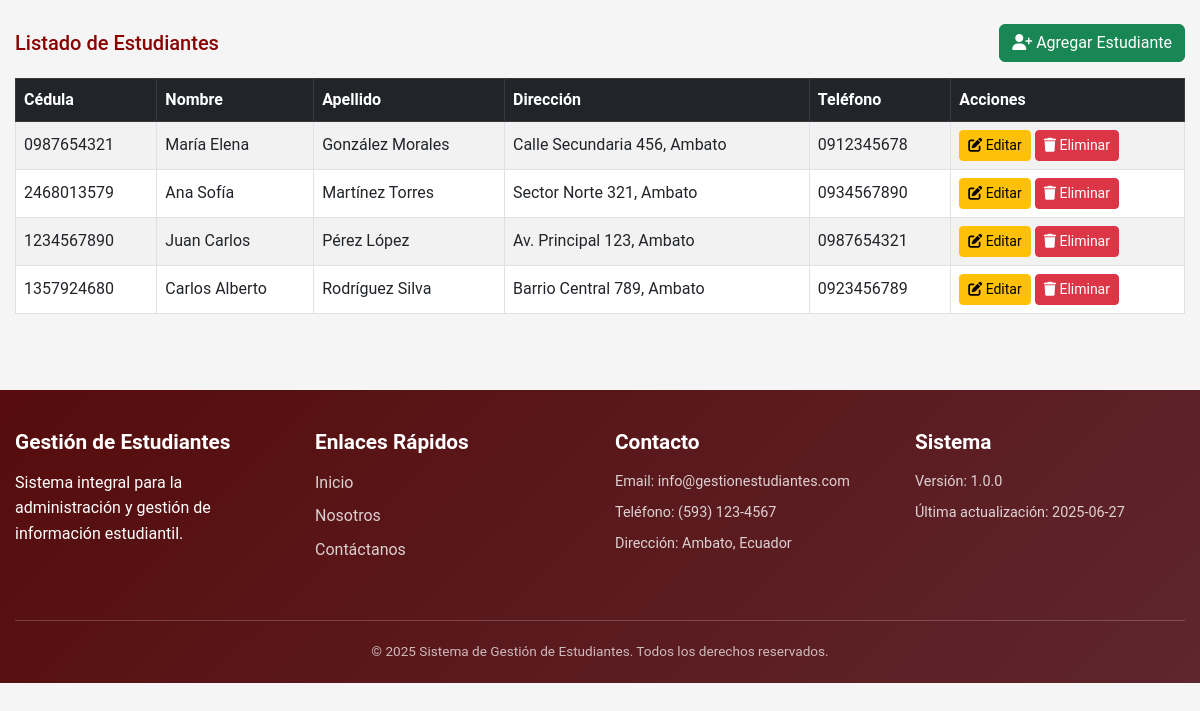
The app's page /students/student.php with its own data.
### tables this page shows
CREATE TABLE estudiantes (
    cedula VARCHAR(10) PRIMARY KEY,
    nombre VARCHAR(100) NOT NULL,
    apellido VARCHAR(100) NOT NULL,
    direccion TEXT,
    telefono VARCHAR(20),
    usuario_creador_id INT NOT NULL,
    fecha_creacion TIMESTAMP DEFAULT CURRENT_TIMESTAMP,
    fecha_actualizacion TIMESTAMP NULL ON UPDATE CURRENT_TIMESTAMP,
    FOREIGN KEY (usuario_creador_id) REFERENCES usuarios(id)
);

### students/student.php (the view, shortened to what this page needs)
<?php
function mostrarTablaEstudiantes()
{
    try {
        $pdo = getConnection();
        $stmt = $pdo->query('SELECT cedula, nombre, apellido, direccion, telefono FROM estudiantes ORDER BY apellido, nombre');
        $estudiantes = $stmt->fetchAll();
    } catch (Exception $e) {
        echo '<div class="alert alert-danger">Error al obtener estudiantes: ' . htmlspecialchars($e->getMessage()) . '</div>';
        return;
    }
    echo '<div class="d-flex justify-content-between align-items-center mb-3">';
    echo '<h5 class="mb-0">Listado de Estudiantes</h5>';
    echo '<a href="create.php" class="btn btn-success"><i class="fas fa-user-plus"></i> Agregar Estudiante</a>';
    echo '</div>';
    echo '<div class="table-responsive">';
    echo '<table class="table table-striped table-bordered align-middle">';
    echo '<thead class="table-dark"><tr>';
    echo '<th>Cédula</th><th>Nombre</th><th>Apellido</th><th>Dirección</th><th>Teléfono</th><th>Acciones</th>';
    echo '</tr></thead><tbody>';
    if (empty($estudiantes)) {
        echo '<tr><td colspan="6" class="text-center">No hay estudiantes registrados.</td></tr>';
    } else {
        foreach ($estudiantes as $est) {
            $cedula = htmlspecialchars($est['cedula']);
            echo '<tr>';
            echo '<td>' . $cedula . '</td>';
            echo '<td>' . htmlspecialchars($est['nombre']) . '</td>';
            echo '<td>' . htmlspecialchars($est['apellido']) . '</td>';
            echo '<td>' . htmlspecialchars($est['direccion']) . '</td>';
            echo '<td>' . htmlspecialchars($est['telefono']) . '</td>';
            echo '<td>';
            echo '<a href="edit.php?cedula=' . $cedula . '" class="btn btn-sm btn-warning me-1"><i class="fas fa-edit"></i> Editar</a>';
            echo '<a href="delete.php?cedula=' . $cedula . '" class="btn btn-sm btn-danger" onclick="return confirm(\'¿Seguro que deseas eliminar este estudiante?\');"><i class="fas fa-trash"></i> Eliminar</a>';
            echo '</td>';
            echo '</tr>';
        }
    }
    echo '</tbody></table></div>';
}
include_once __DIR__ . '/../includes/header.php';
echo '<div class="container mt-4">';
mostrarTablaEstudiantes();
echo '</div>';
include_once __DIR__ . '/../includes/footer.php';

### assets/css/uta-theme.css (style rules this page uses)
:root { --uta-primary: #8B0000; --uta-secondary: #4A0404; --uta-accent: #D4AF37; --uta-light: #F5F5F5; --uta-dark: #2C2C2C; }
body { margin: 0; padding: 0; font-family: 'Segoe UI', Tahoma, Geneva, Verdana, sans-serif; background-color: var(--uta-light, #f5f5f5); }
.container { max-width: 1200px; margin: 0 auto; padding: 0 15px; }
* { box-sizing: border-box; }
a { text-decoration: none; color: inherit; transition: all 0.3s ease; }

### assets/css/header-style.css (style rules this page uses)
body { font-family: 'Roboto', sans-serif; line-height: 1.6; }
h1, h2, h3, h4, h5, h6 { color: var(--uta-primary); margin-bottom: 1rem; }

### assets/css/navbar-style.css (style rules this page uses)
body { margin: 0; padding: 0; }

### records on screen
estudiantes: cedula "0987654321", nombre "María Elena", apellido "González Morales", direccion "Calle Secundaria 456, Ambato", telefono "0912345678"
estudiantes: cedula "2468013579", nombre "Ana Sofía", apellido "Martínez Torres", direccion "Sector Norte 321, Ambato", telefono "0934567890"
estudiantes: cedula "1234567890", nombre "Juan Carlos", apellido "Pérez López", direccion "Av. Principal 123, Ambato", telefono "0987654321"
estudiantes: cedula "1357924680", nombre "Carlos Alberto", apellido "Rodríguez Silva", direccion "Barrio Central 789, Ambato", telefono "0923456789"
